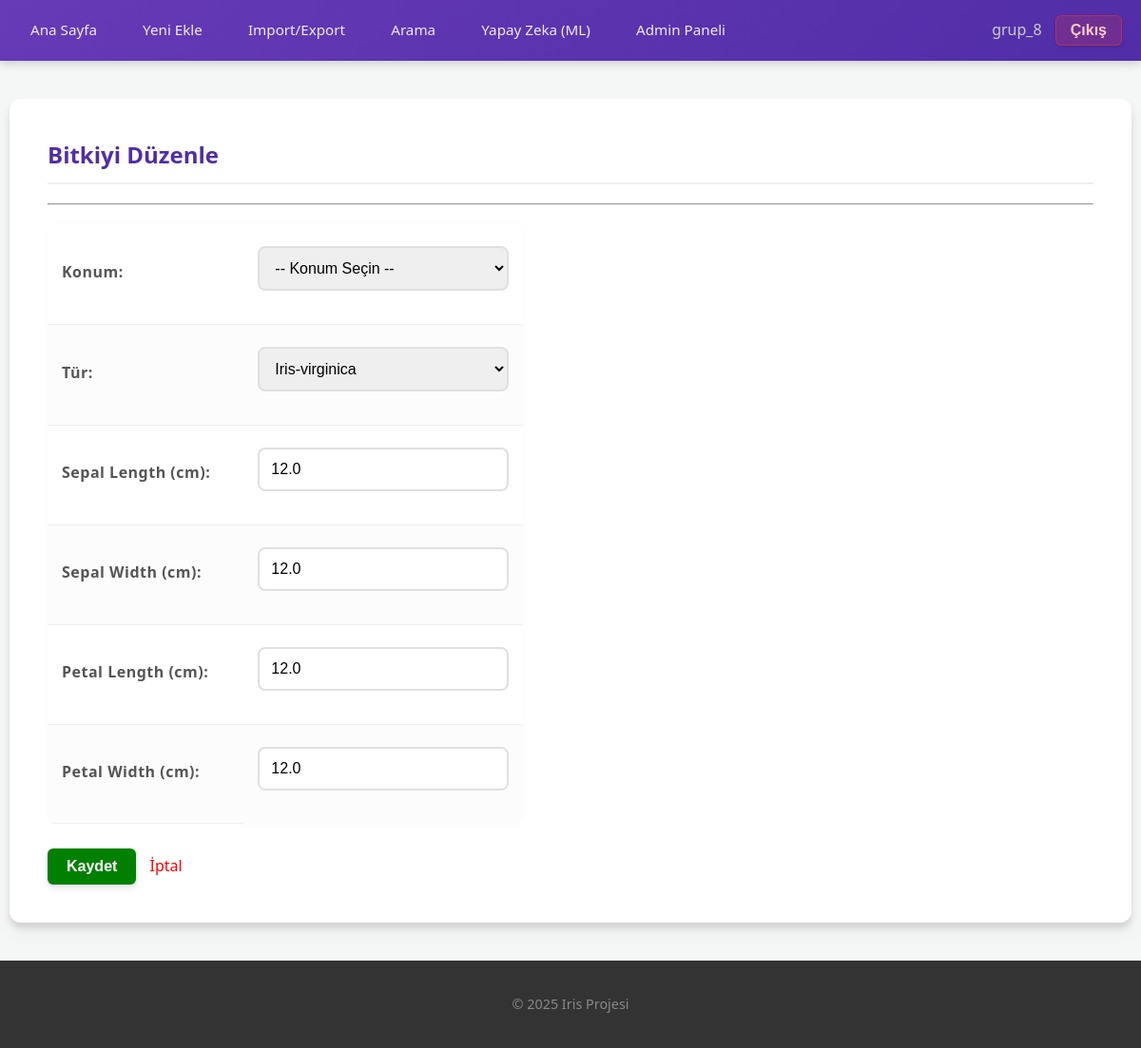
The app's page /update/5/ (signed in), older data.
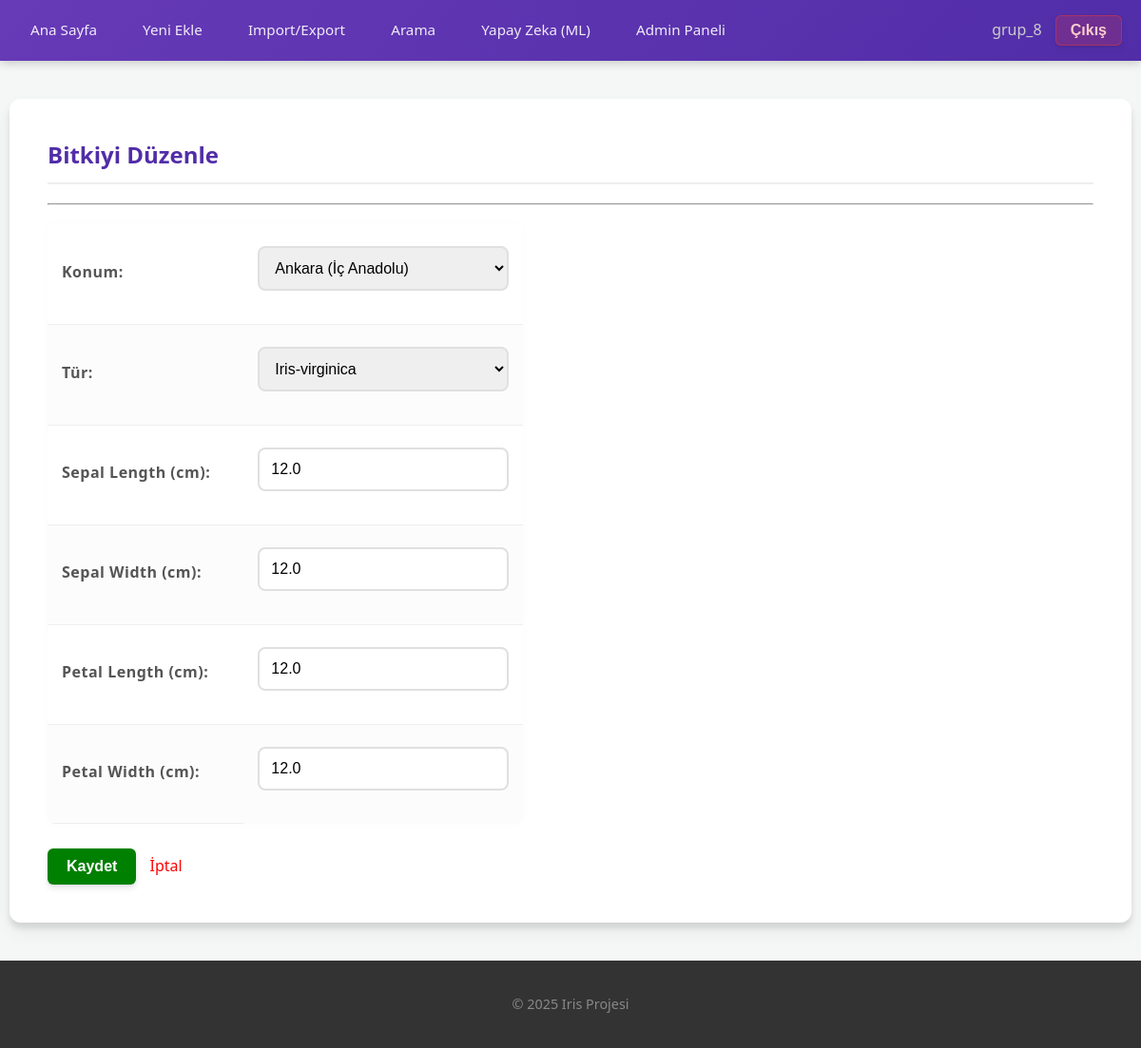
The same page, newer data.
### iris_app/models.py (models this page shows, shortened)
class IrisPlant(models.Model):
    location = models.ForeignKey(Location, on_delete=models.SET_NULL, related_name='plants', verbose_name="Konum",
                                 null=True, blank=True)
    sepal_length = models.FloatField(verbose_name="Sepal Length (cm)")
    sepal_width = models.FloatField(verbose_name="Sepal Width (cm)")
    petal_length = models.FloatField(verbose_name="Petal Length (cm)")
    petal_width = models.FloatField(verbose_name="Petal Width (cm)")
    species = models.CharField(max_length=50, verbose_name="Tür")
    created_at = models.DateTimeField(auto_now_add=True)

### iris_app/decorators.py (the view)
    def _wrapped_view(request, *args, **kwargs):
        if not request.user.is_authenticated:
            return redirect('login')
        is_writer = request.user.groups.filter(name='Writer').exists()
        if is_writer or request.user.is_superuser:
            return view_func(request, *args, **kwargs)
        else:
            return HttpResponseForbidden("Bu işlem için yetkiniz yok (Sadece Yazarlar).")

### iris_app/forms.py
class IrisPlantForm(forms.ModelForm):
    SPECIES_CHOICES = [
        ('Iris-setosa', 'Iris-setosa'),
        ('Iris-versicolor', 'Iris-versicolor'),
        ('Iris-virginica', 'Iris-virginica'),
    ]
    species = forms.ChoiceField(
        choices=SPECIES_CHOICES,
        widget=forms.Select(attrs={'class': 'form-control'}),
        label="Tür"
    )
    class Meta:
        model = IrisPlant
        fields = ['location', 'species', 'sepal_length', 'sepal_width', 'petal_length', 'petal_width']
        widgets = {
            'location': forms.Select(attrs={'class': 'form-control'}),
            'sepal_length': forms.NumberInput(attrs={'class': 'form-control', 'step': '0.1'}),
            'sepal_width': forms.NumberInput(attrs={'class': 'form-control', 'step': '0.1'}),
            'petal_length': forms.NumberInput(attrs={'class': 'form-control', 'step': '0.1'}),
            'petal_width': forms.NumberInput(attrs={'class': 'form-control', 'step': '0.1'}),
        }
    def __init__(self, *args, **kwargs):
        super().__init__(*args, **kwargs)
        self.fields['location'].required = True
        self.fields['location'].empty_label = "-- Konum Seçin --"

### templates/plant_form.html
{% extends 'base.html' %}
{% block content %}
    <h2>{{ title }}</h2>
    <hr>
    <div style="max-width: 500px;">
        <form method="post">
            {% csrf_token %} <table style="width: 100%;">
                {{ form.as_table }}
            </table>
            <br>
            <button type="submit" style="background: green; color: white; padding: 10px 20px; border: none; cursor: pointer;">
                Kaydet
            </button>
            <a href="{% url 'plant_list' %}" style="margin-left: 10px; text-decoration: none; color: red;">İptal</a>
        </form>
    </div>
{% endblock %}

Row changes from the older to the newer data that the page shows:
changed IrisPlant "Iris-virginica": location "-- Konum Seçin --" → "Ankara (İç Anadolu)"
